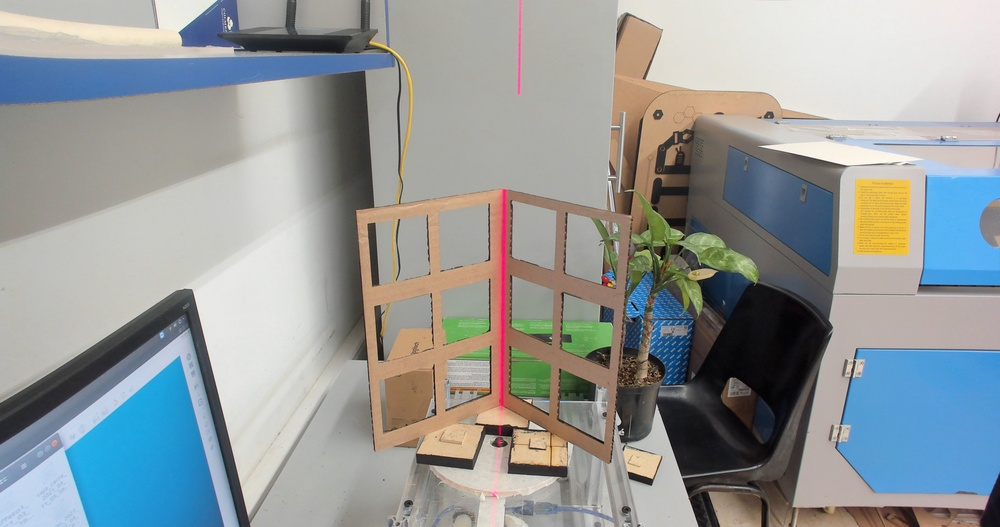
#> input picture pointCloud_RGB/cuadros360.jpeg, 1000 x 527 px, shrunk from 4096 x 2160 before the run
$ python generadorDeNubesDePuntosColor.py
#> lines starting #> are read from the running program, lines starting #| are printed output that depends on the picture
#!/usr/bin/env python3
# -*- coding: utf-8 -*-
"""
Created on Wed Jan 20 17:15:18 2021

@author: hmurcia
"""
import cv2
import numpy as np
from matplotlib import pyplot as plt
import pandas as pd


# Parametros intrinsecos (Camera calibration)
fx = 2454.999259;
fy = 2467.901319;
cx = 2081.630126;
cy = 1096.582888;

# Distortion parameters
k1=0.129679;
k2=-0.199223;
p1=-0.001564;
p2=0.005949;
k3=0.00000;

pointCloudFile = "cuadros.txt"
referencePointsFile = "cuadros.xls"
imageName = 'cuadros360.jpeg'
numMaxEsquinas = 48

def optimal(X,R):
    # Based on: https://eeweb.engineering.nyu.edu/iselesni/lecture_notes/least_squares/least_squares_SP.pdf
    A = np.dot(X,R.T)
    B = np.linalg.inv(np.dot(X,X.T))
    M = np.dot(B,A)

    out = np.dot(M.T,X)

    plt.figure()
    plt.plot(out[0,:],out[1,:],'r*',label='box')
    plt.imshow(dst[:,:,::-1])
    plt.legend()
    plt.show()

#    cv2.waitKey(0)
#    cv2.destroyAllWindows()
    return M.T


if __name__ == "__main__":
    img = cv2.imread(imageName)
#> img is the input picture: shape (527, 1000, 3); mean B, G, R 153.6, 153.5, 148.5
    h, w = img.shape[:2]
#> h = 527; w = 1000

    intrinsicParameters=np.array([[fx, 0, cx], [0, fy, cy], [0, 0, 1]])
    # Define distortion coefficients
    dist = np.array([k1,k2,p1,p2,k3])

    # Undistorting the image
    newcameramtx, roi = cv2.getOptimalNewCameraMatrix(intrinsicParameters,dist,(w,h),1, (w,h))
#> roi = (203, 153, 795, 350)
    dst = cv2.undistort(img, intrinsicParameters, dist, None, newcameramtx)
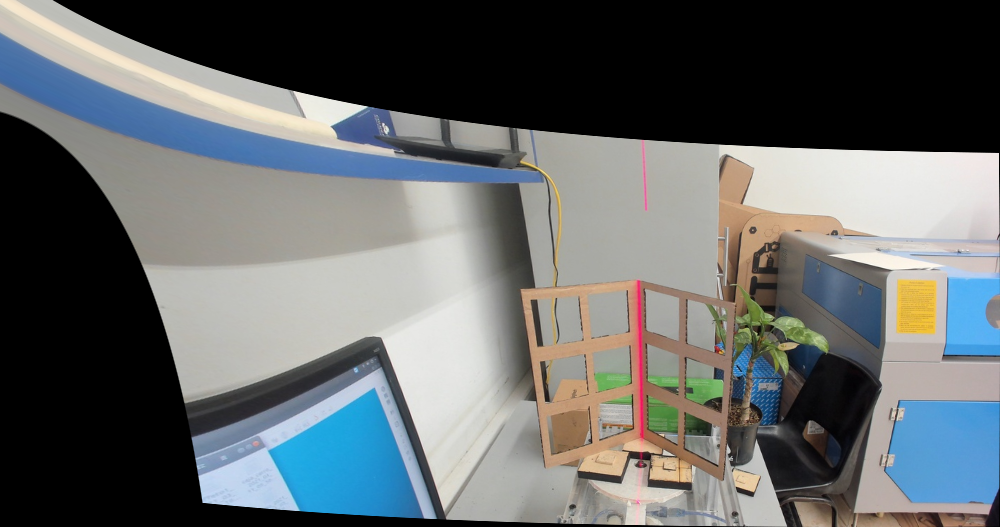
#> dst: shape (527, 1000, 3); mean B, G, R 105, 104.2, 100.3

    for j in range(4,numMaxEsquinas+1):

    # XYZ points
#> (the run stopped early here; a loop or call above may not have finished)
